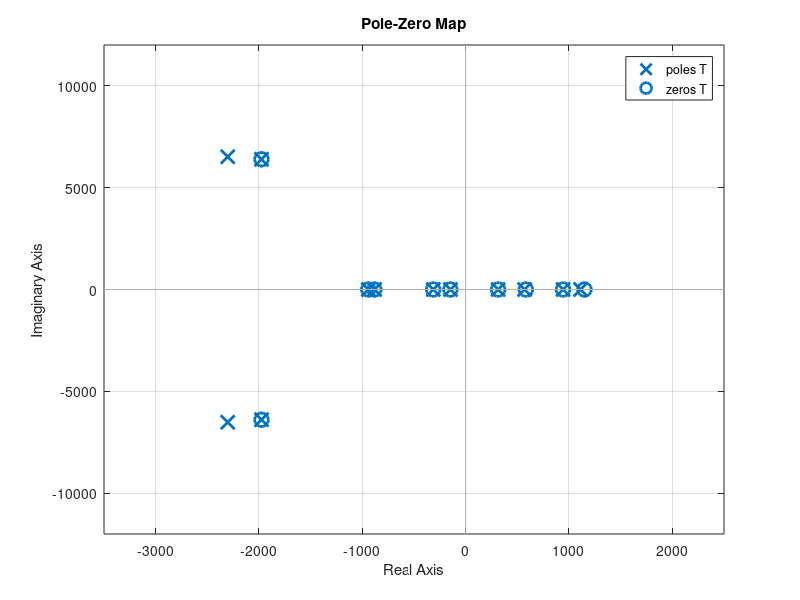
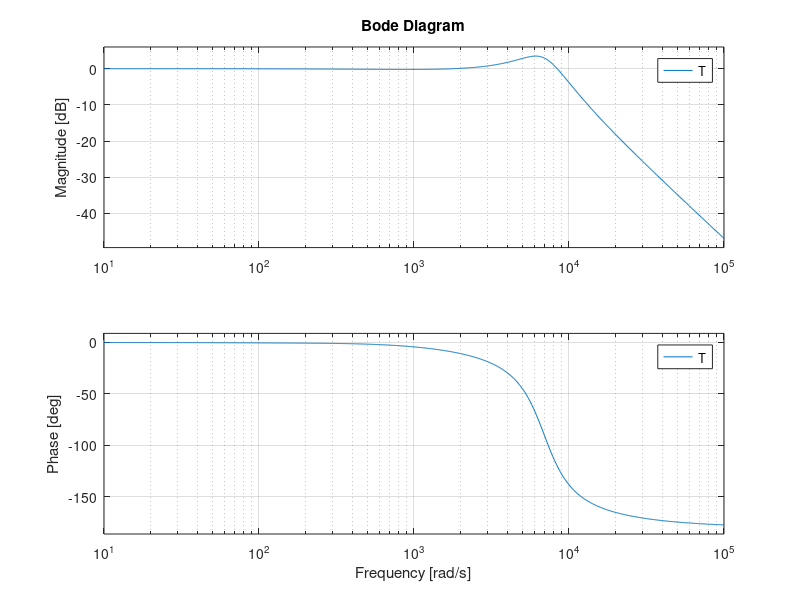

Write MATLAB code to recreate these figures, in order.
%%% generate the Bode plot of the closed-loop system with 2 PR ctrller

% Closed-loop system - pole location and bode plot
L    =  85e-6;   % [H]
Ccap = 275e-6;   % [F]
R    = 0.010;    % [ohm]

% G = b/(s^2 + a*s + b)
b = 10463/(Ccap*10000*L);
a = (3259 + 10000*R)/(10000*L);

s = tf('s');
G = b/(s^2 + a*s + b);

% PR controller
w1 = 2*pi*50;
w3 = 3*w1;

L1 = 500;
L3 = 200;

H1 = L1*s/(s^2 - w1^2);
H3 = L3*s/(s^2 - w3^2);

T = G*(1-H1-H3)/(1-G*(H1+H3));

pole(T)
zero(T)
pzmap(T)

figure
bode(T)
